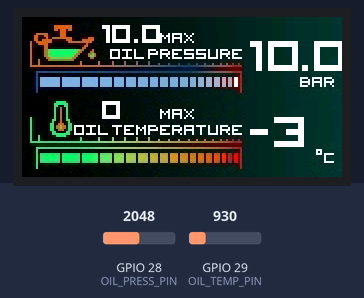
Recording of a sketch running on a simulated ESP32. Parts: 160×80 colour display. The test bench sets the inputs (shaded band); at power-on: GPIO 29 (OIL_TEMP_PIN) = 930, GPIO 28 (OIL_PRESS_PIN) = 2048.

Above: at 1.3 s.
1.4 s: GPIO 29 (OIL_TEMP_PIN) set to 809
At 2.9 s:
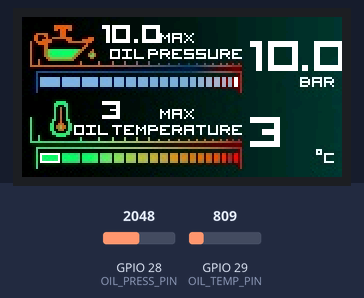
3.1 s: GPIO 28 (OIL_PRESS_PIN) set to 120
At 4.4 s:
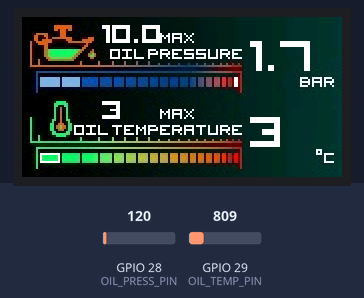
4.9 s: GPIO 29 (OIL_TEMP_PIN) set to 697
At 6.04 s:
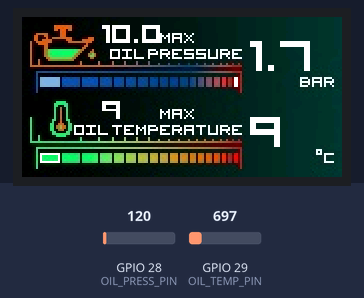
6.4 s: GPIO 28 (OIL_PRESS_PIN) set to 40
At 8.1 s:
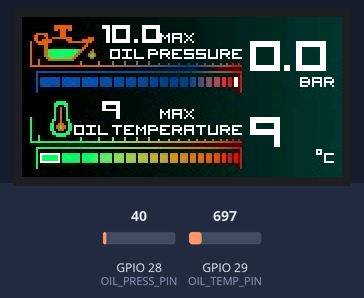
8.7 s: GPIO 28 (OIL_PRESS_PIN) set to 145
At 9.6 s:
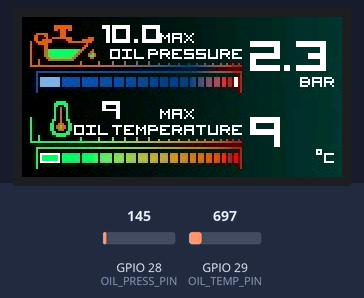
10.4 s: GPIO 29 (OIL_TEMP_PIN) set to 1004
At 11.6 s:
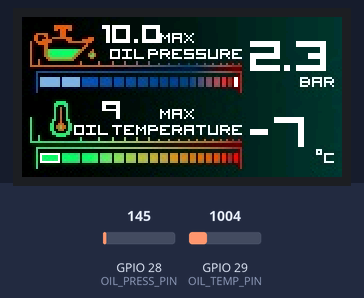
Timing chart, 0 to 12.9 s (numbered marks = the images above; inputs shaded):
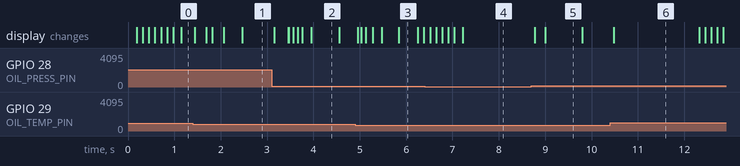

Measured:
- after the input at 1.4 s, the display: first changes at once (image 1 shows a later state)
- after the input at 3.1 s, the display: first changes after 0.05 s (image 2 shows a later state)
- after the input at 8.7 s, the display: first changes after 0.08 s (image 5 shows a later state)
- what the display in image 2 shows lasts 0.6 s, from 4.0 s to 4.6 s
- what the display in image 3 shows lasts 0.5 s, from 5.8 s to 6.3 s
- what the display in image 5 shows lasts 0.8 s, from 9.0 s to 9.8 s
- what the display in image 6 shows lasts 1.8 s, from 10.5 s to 12.3 s

The sketch:

Oil_TP-gauge.ino
```cpp
#include <SPI.h>
#include <TFT_eSPI.h>
#include "bg.h" // Background image, convert at "https://notisrac.github.io/FileToCArray/" with Settings [Pallete mode: 16bit RGB] [Endianness:Big-endian] [Data type: uint16_t]
#include "Fonts/visitor19pt7b.h" // Font converter at "https://rop.nl/truetype2gfx/"
#include "Fonts/visitor115pt7b.h" // Font converter at "https://rop.nl/truetype2gfx/"
#include "manifold.h" // Warning image, convert at "https://notisrac.github.io/FileToCArray/" with Settings [Pallete mode: 16bit RGB] [Endianness:Big-endian] [Data type: uint16_t]
// Screen init settings
TFT_eSPI tft = TFT_eSPI();
TFT_eSprite img = TFT_eSprite(&tft);
// Screen Settings
#define SCREEN_W 160
#define SCREEN_H 80
// Pinout for sensor inputs
#define OIL_TEMP_PIN 29
#define OIL_PRESS_PIN 28
// Pinout Settings and voltage divider for pressure sensor since it's 5V and GPIO only supports 0.5+VDD
#define ADC_REF_VOLTAGE 3.3
#define R2 4560
#define R1 9750

// Variables for program
float lastOilPress = 0.0;
float lastOilTemp = 0.0;
float peakOilPress = 0.0;
float peakOilTemp = 0.0;
float maxOilPressText = 0.0;
float maxOilTempText = 0.0;
unsigned long peakPressBarTime = 0;
unsigned long peakTempBarTime = 0;
unsigned long lastMaxPressTime = 0;
unsigned long lastMaxTempTime = 0;
unsigned long lastFlashMillis = 0;
unsigned long pauseStartMillis = 0;
const int barWidths[] = {10,9,8,6,5,5,5,4,4,4,4,3,3,3,3,2,2,2};
const int numBars = sizeof(barWidths) / sizeof(barWidths[0]);
const int barHeight = 5;
const int barGap = 1;
enum WarningState { FLASHING, PAUSING };
WarningState warningState = FLASHING;
// Temperature lookup table from Bosch datasheet
const float tempTable[][2] = {
  {-40, 44864}, {-30, 25524}, {-20, 15067}, {-10, 9195},
  {0, 5784}, {10, 3740}, {20, 2480}, {30, 1683},
  {40, 1167}, {50, 824}, {60, 594}, {70, 434.9},
  {80, 323.4}, {90, 244}, {100, 186.6}, {110, 144.5},
  {120, 113.3}, {130, 89.9}, {140, 71.9}, {150, 58.1}
};
const int tableSize = sizeof(tempTable) / sizeof(tempTable[0]);

struct SensorPeakTracker {
  float& lastValue;
  float& peakValue;
  float& maxValue;
  unsigned long& peakTime;
  unsigned long& maxTime;
};

// ---SETTINGS-- Adjust sensor safety Thresholds if needed
const int NUM_FLASH_CYCLES = 4;        // Number of full ON-OFF flashes
const unsigned long FLASH_INTERVAL_MS = 125; // Time per toggle (on/off), so 1 cycle = 250ms
const unsigned long WARNING_PAUSE_MS = 5000; // Pause time after flashing
int flashCount = 0;
bool showYellow = true;
const unsigned long peakBarHoldTime = 15000;
const unsigned long maxValueHoldTime = 60000;
const float MIN_VALID_PRESS_BAR = 1;     // 1.5 bar
const float MAX_VALID_TEMP_C = 105;      // 100°C
const float MIN_VALID_TEMP_C = 20;      // -50°C


void updatePeakTracking(SensorPeakTracker tracker, float currentValue, unsigned long now, float holdTime, float maxHoldTime) {
  if (currentValue > tracker.peakValue) {
    tracker.peakValue = currentValue;
    tracker.peakTime = now;
  }

  if (currentValue > tracker.maxValue) {
    tracker.maxValue = currentValue;
    tracker.maxTime = now;
  }

  if (now - tracker.maxTime > maxHoldTime) {
    tracker.maxValue = currentValue;
    tracker.maxTime = now;
  }

  if (now - tracker.peakTime > holdTime) {
    tracker.peakValue += (currentValue - tracker.peakValue) * 0.1;
  }
}

void drawNormalDisplay(float oilPress, float oilTemp) {
  img.pushImage(0, 0, SCREEN_W, SCREEN_H, bg);
  img.setTextColor(TFT_WHITE);
  img.setTextDatum(TL_DATUM);

  drawBarBlocks(9, 30, lastOilPress, 10.0, peakOilPress, peakOilPress > 0);
  drawBarBlocks(9, 68, lastOilTemp, 150.0, peakOilTemp, peakOilTemp > 0);

  img.setFreeFont(&visitor115pt7b);
  img.drawString(String(oilPress, 1), 114, 7);
  img.drawString(String((int)oilTemp), 114, 45);

  img.setFreeFont(&visitor19pt7b);
  img.drawString(String(maxOilPressText, 1), 40, 0);
  img.drawString(String((int)maxOilTempText), 40, 38);

  img.pushSprite(0, 0);
}

void handleWarningFlash(unsigned long currentMillis) {
  if (currentMillis - lastFlashMillis >= FLASH_INTERVAL_MS) {
    lastFlashMillis = currentMillis;
    showYellow = !showYellow;

    img.pushImage(0, 0, SCREEN_W, SCREEN_H, showYellow ? manifold_y : manifold_r);
    img.pushSprite(0, 0);

    ++flashCount;
    if (flashCount >= NUM_FLASH_CYCLES * 2) { // 2 toggles per cycle
      warningState = PAUSING;
      pauseStartMillis = currentMillis;
      flashCount = 0;  // reset here
    }
  }
}

void handlePauseState(unsigned long currentMillis, float oilPress, float oilTemp) {
  if (currentMillis - pauseStartMillis < WARNING_PAUSE_MS) {
    drawNormalDisplay(oilPress, oilTemp);
  } else {
    warningState = FLASHING;
    lastFlashMillis = currentMillis;
    flashCount = 0;  // reset again, just in case
  }
}

float calculateTempFromResistance(float resistance) {
  // Handle out of range cases
  if (resistance >= tempTable[0][1]) return tempTable[0][0];  // <= -40°C
  if (resistance <= tempTable[tableSize-1][1]) return tempTable[tableSize-1][0];  // >= 150°C

  // Linear interpolation between table points
  for (int i = 0; i < tableSize - 1; i++) {
    if (resistance <= tempTable[i][1] && resistance >= tempTable[i+1][1]) {
      float temp1 = tempTable[i][0];
      float res1 = tempTable[i][1];
      float temp2 = tempTable[i+1][0];
      float res2 = tempTable[i+1][1];

      // Linear interpolation
      float temp = temp1 + (temp2 - temp1) * (res1 - resistance) / (res1 - res2);
      return temp;
    }
  }

  return -999;  // Error value
}

uint16_t blendColor(uint16_t bg, uint16_t fg, float alpha) {
  uint8_t br = (bg >> 11) << 3;
  uint8_t bgc = ((bg >> 5) & 0x3F) << 2;
  uint8_t bb = (bg & 0x1F) << 3;

  uint8_t fr = (fg >> 11) << 3;
  uint8_t fgf = ((fg >> 5) & 0x3F) << 2;
  uint8_t fb = (fg & 0x1F) << 3;

  uint8_t r = br * (1 - alpha) + fr * alpha;
  uint8_t g = bgc * (1 - alpha) + fgf * alpha;
  uint8_t b = bb * (1 - alpha) + fb * alpha;

  return tft.color565(r, g, b);
}

void drawBarBlocks(int x, int y, float value, float maxVal, float peakVal, bool showPeak) {
  float totalWidth = 0;
  for (int i = 0; i < numBars; i++) {
    totalWidth += barWidths[i];
    if (i < numBars - 1) totalWidth += barGap;
  }

  float valPerPixel = maxVal / totalWidth;
  float valuePixels = value / valPerPixel;
  float peakPixels = peakVal / valPerPixel;

  int currentX = x;

  for (int i = 0; i < numBars; i++) {
    int w = barWidths[i];
    int lit = (valuePixels >= (currentX + w - x)) ? 1 : 0;
    int peak = (showPeak && peakPixels >= (currentX - x) && peakPixels <= (currentX - x + w)) ? 1 : 0;

    for (int px = 0; px < w; px++) {
      for (int py = 0; py < barHeight; py++) {
        int drawX = currentX + px;
        int drawY = y + py;
        uint16_t bgColor = img.readPixel(drawX, drawY);
        if (lit) {
          uint16_t glow = tft.color565(180, 220, 255);
          img.drawPixel(drawX, drawY, blendColor(bgColor, glow, 0.7));
        }
      }
    }

    if (peak) {
      img.drawPixel(currentX, y, TFT_WHITE);
      img.drawPixel(currentX + w - 1, y, TFT_WHITE);
      img.drawPixel(currentX, y + barHeight - 1, TFT_WHITE);
      img.drawPixel(currentX + w - 1, y + barHeight - 1, TFT_WHITE);
      for (int px = 1; px < w - 1; px++) {
        img.drawPixel(currentX + px, y, TFT_WHITE);
        img.drawPixel(currentX + px, y + barHeight - 1, TFT_WHITE);
      }
      for (int py = 1; py < barHeight - 1; py++) {
        img.drawPixel(currentX, y + py, TFT_WHITE);
        img.drawPixel(currentX + w - 1, y + py, TFT_WHITE);
      }
    }

    currentX += w + barGap;
  }
}

void setup() {
  Serial.begin(9600);  // For debugging
  tft.init();
  tft.setRotation(1);
  img.createSprite(SCREEN_W, SCREEN_H);
  img.setTextDatum(TL_DATUM);
}

void loop() {
  unsigned long currentMillis = millis();

  int rawPress = analogRead(OIL_PRESS_PIN);
  int rawTemp = analogRead(OIL_TEMP_PIN);

  // PRESSURE Conversion (Bosch PST-F 1)
  float pressVoltageADC = rawPress * (ADC_REF_VOLTAGE / 1023.0);  // Read actual voltage seen by ADC
  float pressVoltage = pressVoltageADC * ((R1 + R2) / R2);        // Reverse voltage divider

  // Datasheet: 0.5V = 0 bar, 4.5V = 10 bar, 400mV/bar sensitivity
  float oilPress = (pressVoltage - 0.5) * (10.0 / 4.0);  // Convert to pressure
  oilPress = constrain(oilPress, 0.0, 10.0);             // Clamp to 0–10 bar range

  // TEMPERATURE Conversion
  // Using 4.6kΩ pull-up resistor as per datasheet recommendation
  const float pullUpRes = 4600.0;
  float tempVoltage  = rawTemp  * (ADC_REF_VOLTAGE / 1023.0);

  // Avoid division by zero
  if (tempVoltage >= 4.99) tempVoltage = 4.98;

  float ntcResistance = (pullUpRes * tempVoltage) / (5.0 - tempVoltage);
  float oilTemp = calculateTempFromResistance(ntcResistance);

  // Debug output
  /*
  Serial.print("Raw Press: "); Serial.print(rawPress);
  Serial.print(" Raw Temp: "); Serial.print(rawTemp);
  Serial.print(" Press V: "); Serial.print(pressVoltage, 3);
  Serial.print(" Temp V: "); Serial.print(tempVoltage, 3);
  Serial.print(" NTC Ohms: "); Serial.print(ntcResistance, 1);
  Serial.print(" Oil Press: "); Serial.print(oilPress, 2);
  Serial.print(" Oil Temp: "); Serial.println(oilTemp, 1);
  */

  // Apply smoothing filter
  lastOilPress += (oilPress - lastOilPress) * 0.1;
  lastOilTemp += (oilTemp - lastOilTemp) * 0.1;

  updatePeakTracking(
    { lastOilPress, peakOilPress, maxOilPressText, peakPressBarTime, lastMaxPressTime },
    lastOilPress,
    currentMillis,
    peakBarHoldTime,
    maxValueHoldTime
  );

  updatePeakTracking(
    { lastOilTemp, peakOilTemp, maxOilTempText, peakTempBarTime, lastMaxTempTime },
    lastOilTemp,
    currentMillis,
    peakBarHoldTime,
    maxValueHoldTime
  );

  // Sensor validation - adjust these thresholds as needed at the start of code
  bool sensorsNormal = (oilPress >= MIN_VALID_PRESS_BAR && oilTemp <= MAX_VALID_TEMP_C && oilTemp > MIN_VALID_TEMP_C);

  if (sensorsNormal && warningState == FLASHING) {
    drawNormalDisplay(oilPress, oilTemp);
    flashCount = 0;
    warningState = FLASHING;
    delay(50);
  }
  else {
    if (warningState == FLASHING) {
      handleWarningFlash(currentMillis);
    } else if (warningState == PAUSING) {
      handlePauseState(currentMillis, oilPress, oilTemp);
    }
    delay(10);
  }

}
```

Source omitted: bg.h (data table, 102752 bytes), manifold.h (data table, 205483 bytes)
